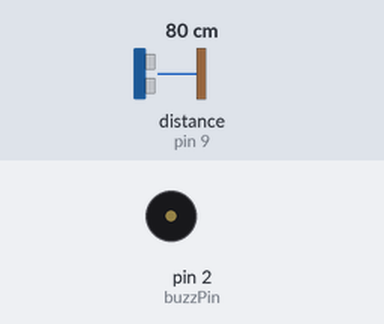
Simulated run of this sketch. Board: Arduino Uno, built with avr-gcc and run on an emulated ATmega328P. Parts: buzzer (waves = sounding, pin HIGH). Wiring (inferred from the names in the program): ultrasonic range finder: trigger pin 10; echo pin 9. Inputs (shaded band) come from the test bench; at power-on: distance to the obstacle (sensor on pin 9) 80 cm. The echo pulse lasts 58.3 µs per cm; pins used as bus, display or sensor lines are not drawn.

Above: at 1.2 s.
1.3 s: distance to the obstacle (sensor on pin 9) set to 13 cm
2.8 s: distance to the obstacle (sensor on pin 9) set to 10 cm
At 4.0 s:
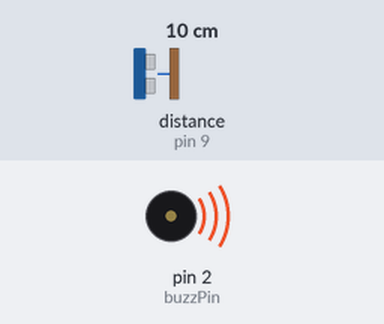
4.3 s: distance to the obstacle (sensor on pin 9) set to 18 cm
At 5.5 s:
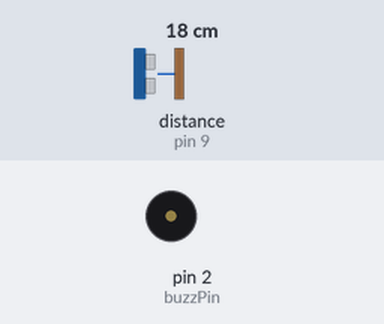
5.8 s: distance to the obstacle (sensor on pin 9) set to 2 cm
At 6.6 s:
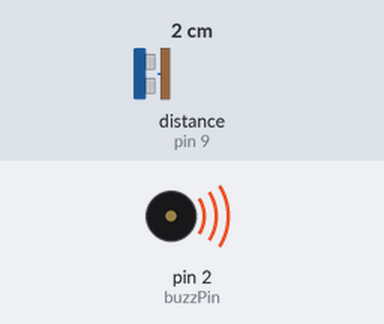
Timing chart, 0 to 8.3 s (numbered marks = the images above; inputs shaded):
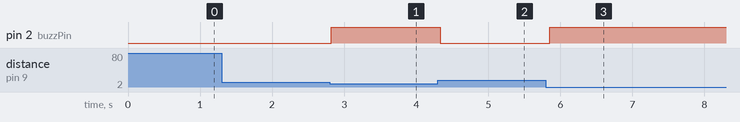

Measured:
- the behaviour switches between 12 and 11 cm on distance to the obstacle (sensor on pin 9) (found by bisection; images 0 and 1)
- after the input at 1.3 s, every drawn part: stays the same
- after the input at 2.8 s, pin 2 (buzzPin): LOW → HIGH at once
- after the input at 4.3 s, pin 2 (buzzPin): HIGH → LOW at once
- after the input at 5.8 s, pin 2 (buzzPin): LOW → HIGH after 0.06 s

The sketch:

prototype2.ino
```cpp
int const trigPin = 10, echoPin = 9, buzzPin = 2;
void setup()
{
pinMode(trigPin, OUTPUT);
pinMode(echoPin, INPUT);
pinMode(buzzPin, OUTPUT);
}
void loop()
{

int ms, range;
digitalWrite(trigPin, HIGH);
delay(1);
digitalWrite(trigPin, LOW);

ms = pulseIn(echoPin, HIGH);
range = (ms/2) / 29.1;
if (range <= 10 && range >= 0) {

digitalWrite(buzzPin, HIGH);
delay(10);
} else {

digitalWrite(buzzPin, LOW);
delay(10);
}

delay(60);
}
```
